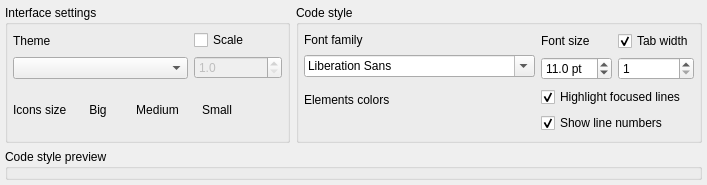
        <widget class="QWidget" name="tab">
         <attribute name="icon">
          <iconset resource="../../res/resources.qrc">
           <normaloff>:/icons/icons/uicode.png</normaloff>:/icons/icons/uicode.png</iconset>
         </attribute>
         <attribute name="title">
          <string>Interface &amp;&amp; Code</string>
         </attribute>
         <layout class="QGridLayout" name="gridLayout_4">
          <property name="leftMargin">
           <number>5</number>
          </property>
          <property name="topMargin">
           <number>5</number>
          </property>
          <property name="rightMargin">
           <number>5</number>
          </property>
          <property name="bottomMargin">
           <number>5</number>
          </property>
          <item row="0" column="0">
           <widget class="QGroupBox" name="ui_theme_gb">
            <property name="sizePolicy">
             <sizepolicy hsizetype="Fixed" vsizetype="Preferred">
              <horstretch>0</horstretch>
              <verstretch>0</verstretch>
             </sizepolicy>
            </property>
            <property name="minimumSize">
             <size>
              <width>0</width>
              <height>0</height>
             </size>
            </property>
            <property name="title">
             <string>Interface settings</string>
            </property>
            <layout class="QGridLayout" name="gridLayout_3">
             <property name="leftMargin">
              <number>5</number>
             </property>
             <property name="topMargin">
              <number>5</number>
             </property>
             <property name="rightMargin">
              <number>5</number>
             </property>
             <property name="bottomMargin">
              <number>5</number>
             </property>
             <item row="0" column="0" colspan="2">
              <layout class="QVBoxLayout" name="verticalLayout_10">
               <item>
                <widget class="QLabel" name="label_4">
                 <property name="text">
                  <string>Theme</string>
                 </property>
                </widget>
               </item>
               <item>
                <widget class="QComboBox" name="theme_cmb">
                 <property name="sizePolicy">
                  <sizepolicy hsizetype="Expanding" vsizetype="Fixed">
                   <horstretch>0</horstretch>
                   <verstretch>0</verstretch>
                  </sizepolicy>
                 </property>
                </widget>
               </item>
              </layout>
             </item>
             <item row="0" column="2">
              <layout class="QVBoxLayout" name="verticalLayout_9">
               <item>
                <widget class="QCheckBox" name="custom_scale_chk">
                 <property name="sizePolicy">
                  <sizepolicy hsizetype="Fixed" vsizetype="Fixed">
                   <horstretch>0</horstretch>
                   <verstretch>0</verstretch>
                  </sizepolicy>
                 </property>
                 <property name="toolTip">
                  <string>&lt;p&gt;Defines a custom UI scale factor. This factor is applied when drawing widgets and fonts. Requires restarting pgModeler when in use.&lt;/p&gt;</string>
                 </property>
                 <property name="text">
                  <string>Scale </string>
                 </property>
                </widget>
               </item>
               <item>
                <widget class="QDoubleSpinBox" name="custom_scale_spb">
                 <property name="enabled">
                  <bool>false</bool>
                 </property>
                 <property name="sizePolicy">
                  <sizepolicy hsizetype="Preferred" vsizetype="Preferred">
                   <horstretch>0</horstretch>
                   <verstretch>0</verstretch>
                  </sizepolicy>
                 </property>
                 <property name="decimals">
                  <number>1</number>
                 </property>
                 <property name="minimum">
                  <double>1.000000000000000</double>
                 </property>
                 <property name="maximum">
                  <double>2.000000000000000</double>
                 </property>
                 <property name="singleStep">
                  <double>0.100000000000000</double>
                 </property>
                </widget>
               </item>
              </layout>
             </item>
             <item row="1" column="0" colspan="3">
              <layout class="QHBoxLayout" name="horizontalLayout_5">
               <item>
                <widget class="QLabel" name="label">
                 <property name="sizePolicy">
                  <sizepolicy hsizetype="Fixed" vsizetype="Fixed">
                   <horstretch>0</horstretch>
                   <verstretch>0</verstretch>
                  </sizepolicy>
                 </property>
                 <property name="text">
                  <string>Icons size</string>
                 </property>
                </widget>
               </item>
               <item>
                <widget class="QToolButton" name="icon_big_tb">
                 <property name="sizePolicy">
                  <sizepolicy hsizetype="Preferred" vsizetype="Preferred">
                   <horstretch>0</horstretch>
                   <verstretch>0</verstretch>
                  </sizepolicy>
                 </property>
                 <property name="minimumSize">
                  <size>
                   <width>50</width>
                   <height>50</height>
                  </size>
                 </property>
                 <property name="text">
                  <string>Big</string>
                 </property>
                 <property name="icon">
                  <iconset resource="../../res/resources.qrc">
                   <normaloff>:/icons/icons/config.png</normaloff>:/icons/icons/config.png</iconset>
                 </property>
                 <property name="iconSize">
                  <size>
                   <width>48</width>
                   <height>48</height>
                  </size>
                 </property>
                 <property name="checkable">
                  <bool>true</bool>
                 </property>
                 <property name="checked">
                  <bool>false</bool>
                 </property>
                 <property name="toolButtonStyle">
                  <enum>Qt::ToolButtonStyle::ToolButtonIconOnly</enum>
                 </property>
                 <property name="autoRaise">
                  <bool>true</bool>
                 </property>
                </widget>
               </item>
               <item>
                <widget class="QToolButton" name="icon_medium_tb">
                 <property name="sizePolicy">
                  <sizepolicy hsizetype="Preferred" vsizetype="Preferred">
                   <horstretch>0</horstretch>
                   <verstretch>0</verstretch>
                  </sizepolicy>
                 </property>
                 <property name="minimumSize">
                  <size>
                   <width>50</width>
                   <height>50</height>
                  </size>
                 </property>
                 <property name="text">
                  <string>Medium</string>
                 </property>
                 <property name="icon">
                  <iconset resource="../../res/resources.qrc">
                   <normaloff>:/icons/icons/config.png</normaloff>:/icons/icons/config.png</iconset>
                 </property>
                 <property name="iconSize">
                  <size>
                   <width>38</width>
                   <height>38</height>
                  </size>
                 </property>
                 <property name="checkable">
                  <bool>true</bool>
                 </property>
                 <property name="toolButtonStyle">
                  <enum>Qt::ToolButtonStyle::ToolButtonIconOnly</enum>
                 </property>
                 <property name="autoRaise">
                  <bool>true</bool>
                 </property>
                </widget>
               </item>
               <item>
                <widget class="QToolButton" name="icon_small_tb">
                 <property name="sizePolicy">
                  <sizepolicy hsizetype="Preferred" vsizetype="Preferred">
                   <horstretch>0</horstretch>
                   <verstretch>0</verstretch>
                  </sizepolicy>
                 </property>
                 <property name="minimumSize">
                  <size>
                   <width>50</width>
                   <height>50</height>
                  </size>
                 </property>
                 <property name="text">
                  <string>Small</string>
                 </property>
                 <property name="icon">
                  <iconset resource="../../res/resources.qrc">
                   <normaloff>:/icons/icons/config.png</normaloff>:/icons/icons/config.png</iconset>
                 </property>
                 <property name="iconSize">
                  <size>
                   <width>32</width>
                   <height>32</height>
                  </size>
                 </property>
                 <property name="checkable">
                  <bool>true</bool>
                 </property>
                 <property name="toolButtonStyle">
                  <enum>Qt::ToolButtonStyle::ToolButtonIconOnly</enum>
                 </property>
                 <property name="autoRaise">
                  <bool>true</bool>
                 </property>
                </widget>
               </item>
               <item>
                <spacer name="horizontalSpacer_7">
                 <property name="orientation">
                  <enum>Qt::Orientation::Horizontal</enum>
                 </property>
                 <property name="sizeHint" stdset="0">
                  <size>
                   <width>40</width>
                   <height>20</height>
                  </size>
                 </property>
                </spacer>
               </item>
              </layout>
             </item>
            </layout>
           </widget>
          </item>
          <item row="0" column="1">
           <widget class="QGroupBox" name="code_style_gb">
            <property name="sizePolicy">
             <sizepolicy hsizetype="Expanding" vsizetype="Preferred">
              <horstretch>0</horstretch>
              <verstretch>0</verstretch>
             </sizepolicy>
            </property>
            <property name="title">
             <string>Code style</string>
            </property>
            <layout class="QGridLayout" name="gridLayout_2">
             <property name="leftMargin">
              <number>5</number>
             </property>
             <property name="topMargin">
              <number>5</number>
             </property>
             <property name="rightMargin">
              <number>5</number>
             </property>
             <property name="bottomMargin">
              <number>5</number>
             </property>
             <item row="0" column="0">
              <layout class="QVBoxLayout" name="verticalLayout_4">
               <item>
                <widget class="QLabel" name="font_lbl_3">
                 <property name="sizePolicy">
                  <sizepolicy hsizetype="Fixed" vsizetype="Fixed">
                   <horstretch>0</horstretch>
                   <verstretch>0</verstretch>
                  </sizepolicy>
                 </property>
                 <property name="text">
                  <string>Font family</string>
                 </property>
                </widget>
               </item>
               <item>
                <widget class="QFontComboBox" name="code_font_cmb">
                 <property name="sizePolicy">
                  <sizepolicy hsizetype="Expanding" vsizetype="Fixed">
                   <horstretch>0</horstretch>
                   <verstretch>0</verstretch>
                  </sizepolicy>
                 </property>
                 <property name="sizeAdjustPolicy">
                  <enum>QComboBox::SizeAdjustPolicy::AdjustToContents</enum>
                 </property>
                </widget>
               </item>
              </layout>
             </item>
             <item row="0" column="1">
              <layout class="QVBoxLayout" name="verticalLayout_6">
               <item>
                <widget class="QLabel" name="label_2">
                 <property name="sizePolicy">
                  <sizepolicy hsizetype="Preferred" vsizetype="Preferred">
                   <horstretch>0</horstretch>
                   <verstretch>0</verstretch>
                  </sizepolicy>
                 </property>
                 <property name="text">
                  <string>Font size</string>
                 </property>
                </widget>
               </item>
               <item>
                <widget class="QDoubleSpinBox" name="code_font_size_spb">
                 <property name="sizePolicy">
                  <sizepolicy hsizetype="Preferred" vsizetype="Preferred">
                   <horstretch>0</horstretch>
                   <verstretch>0</verstretch>
                  </sizepolicy>
                 </property>
                 <property name="specialValueText">
                  <string/>
                 </property>
                 <property name="suffix">
                  <string> pt</string>
                 </property>
                 <property name="decimals">
                  <number>1</number>
                 </property>
                 <property name="minimum">
                  <double>5.000000000000000</double>
                 </property>
                 <property name="maximum">
                  <double>100.000000000000000</double>
                 </property>
                 <property name="singleStep">
                  <double>0.500000000000000</double>
                 </property>
                 <property name="value">
                  <double>11.000000000000000</double>
                 </property>
                </widget>
               </item>
              </layout>
             </item>
             <item row="0" column="2">
              <layout class="QVBoxLayout" name="verticalLayout_7">
               <item>
                <widget class="QCheckBox" name="tab_width_chk">
                 <property name="sizePolicy">
                  <sizepolicy hsizetype="Fixed" vsizetype="Fixed">
                   <horstretch>0</horstretch>
                   <verstretch>0</verstretch>
                  </sizepolicy>
                 </property>
                 <property name="text">
                  <string>Tab width</string>
                 </property>
                 <property name="checked">
                  <bool>true</bool>
                 </property>
                </widget>
               </item>
               <item>
                <widget class="QSpinBox" name="tab_width_spb">
                 <property name="enabled">
                  <bool>true</bool>
                 </property>
                 <property name="sizePolicy">
                  <sizepolicy hsizetype="Preferred" vsizetype="Preferred">
                   <horstretch>0</horstretch>
                   <verstretch>0</verstretch>
                  </sizepolicy>
                 </property>
                 <property name="minimum">
                  <number>1</number>
                 </property>
                 <property name="maximum">
                  <number>100</number>
                 </property>
                 <property name="value">
                  <number>1</number>
                 </property>
                </widget>
               </item>
              </layout>
             </item>
             <item row="1" column="0">
              <layout class="QVBoxLayout" name="verticalLayout_5">
               <item>
                <widget class="QLabel" name="colors_lbl_2">
                 <property name="sizePolicy">
                  <sizepolicy hsizetype="Fixed" vsizetype="Fixed">
                   <horstretch>0</horstretch>
                   <verstretch>0</verstretch>
                  </sizepolicy>
                 </property>
                 <property name="text">
                  <string>Elements colors</string>
                 </property>
                </widget>
               </item>
               <item>
                <layout class="QHBoxLayout" name="code_wgt_colors_lt">
                 <property name="spacing">
                  <number>10</number>
                 </property>
                 <item>
                  <spacer name="horizontalSpacer_2">
                   <property name="orientation">
                    <enum>Qt::Orientation::Horizontal</enum>
                   </property>
                   <property name="sizeHint" stdset="0">
                    <size>
                     <width>40</width>
                     <height>20</height>
                    </size>
                   </property>
                  </spacer>
                 </item>
                </layout>
               </item>
              </layout>
             </item>
             <item row="1" column="1" colspan="2">
              <layout class="QVBoxLayout" name="verticalLayout_8">
               <item>
                <widget class="QCheckBox" name="hightlight_lines_chk">
                 <property name="sizePolicy">
                  <sizepolicy hsizetype="Expanding" vsizetype="Fixed">
                   <horstretch>0</horstretch>
                   <verstretch>0</verstretch>
                  </sizepolicy>
                 </property>
                 <property name="text">
                  <string>Highlight focused lines</string>
                 </property>
                 <property name="checked">
                  <bool>true</bool>
                 </property>
                </widget>
               </item>
               <item>
                <widget class="QCheckBox" name="disp_line_numbers_chk">
                 <property name="sizePolicy">
                  <sizepolicy hsizetype="Expanding" vsizetype="Fixed">
                   <horstretch>0</horstretch>
                   <verstretch>0</verstretch>
                  </sizepolicy>
                 </property>
                 <property name="text">
                  <string>Show line numbers</string>
                 </property>
                 <property name="checked">
                  <bool>true</bool>
                 </property>
                </widget>
               </item>
              </layout>
             </item>
            </layout>
           </widget>
          </item>
          <item row="1" column="0" colspan="2">
           <widget class="QGroupBox" name="code_preview_gb">
            <property name="sizePolicy">
             <sizepolicy hsizetype="Preferred" vsizetype="Expanding">
              <horstretch>0</horstretch>
              <verstretch>0</verstretch>
             </sizepolicy>
            </property>
            <property name="title">
             <string>Code style preview</string>
            </property>
           </widget>
          </item>
         </layout>
        </widget>
